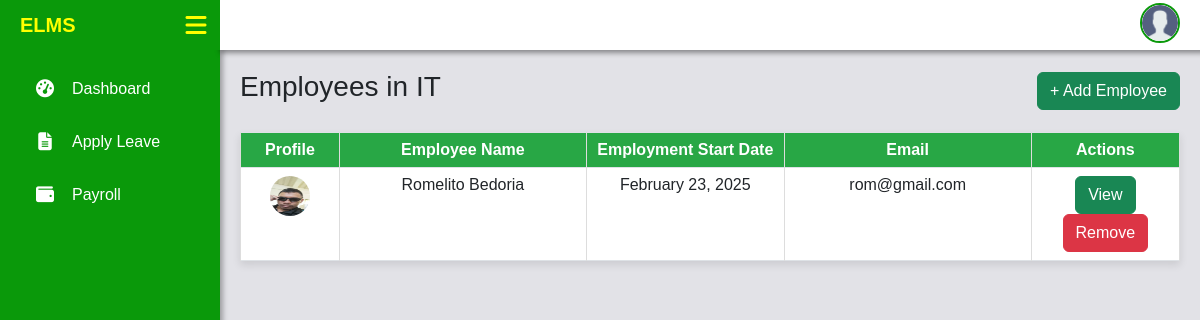
The app's page /admin_section/view_staff.php?department_id=4 with its own data.
### tables this page shows
CREATE TABLE `departments` (
  `id` int(11) NOT NULL,
  `department_name` varchar(100) NOT NULL,
  `department_description` text DEFAULT NULL,
  `created_at` timestamp NOT NULL DEFAULT current_timestamp()
);

CREATE TABLE `users` (
  `user_id` int(11) NOT NULL,
  `first_name` varchar(50) NOT NULL,
  `middle_name` varchar(50) DEFAULT NULL,
  `last_name` varchar(50) NOT NULL,
  `email` varchar(100) NOT NULL,
  `password` varchar(255) NOT NULL,
  `role` enum('Admin','Employee') NOT NULL,
  `gender` enum('Male','Female') NOT NULL,
  `phone` varchar(20) DEFAULT NULL,
  `address` text DEFAULT NULL,
  `birthdate` date DEFAULT NULL,
  `employment_start_date` date DEFAULT NULL,
  `employment_end_date` date DEFAULT NULL,
  `department_id` int(11) DEFAULT NULL,
  `created_at` timestamp NOT NULL DEFAULT current_timestamp(),
  `profile_picture` varchar(255) DEFAULT NULL,
  `employee_type` varchar(50) NOT NULL,
  `salary` decimal(10,2) NOT NULL DEFAULT 0.00,
  `leave_balance` int(11) NOT NULL DEFAULT 0,
  `reset_token` varchar(64) DEFAULT NULL,
  `token_expiry` datetime DEFAULT NULL
);

### admin_section/view_staff.php (the view, shortened to what this page needs)
<?php
    require '../db.php';
    if (isset($_GET['department_id'])) {
        $department_id = $_GET['department_id'];
        $stmt = $pdo->prepare("SELECT department_name FROM departments WHERE id = ?");
        $stmt->execute([$department_id]);
        $department = $stmt->fetch(PDO::FETCH_ASSOC);
        include '../includes/navbar.php';
        $stmt = $pdo->prepare("SELECT * FROM users WHERE department_id = ? AND role = 'Employee'");
        $stmt->execute([$department_id]);
        $employees = $stmt->fetchAll(PDO::FETCH_ASSOC);
    } else {
        echo "Department not found.";
        exit;
    }
?>
<!DOCTYPE html>
<html lang="en">
<head>
    <link rel="stylesheet" href="../assets/bootstrap.min.css">
    <link rel="stylesheet" href="https://cdn.jsdelivr.net/npm/bootstrap@5.3.0/dist/css/bootstrap.min.css">
    <link rel="stylesheet" href="https://cdn.datatables.net/2.2.2/css/dataTables.dataTables.css" />
</head>
<body>
<div class="content" id="content">
    <div class="d-flex justify-content-between align-items-center mb-3">
        <h3>Employees in <?php echo htmlspecialchars($department['department_name']); ?></h3>
        <a href="#" class="btn btn-success" data-bs-toggle="modal" data-bs-target="#addEmployeeModal" id="openAddEmployeeModal">+ Add Employee</a>
    </div>
    <table class="table table-bordered" id="example">
        <thead>
            <tr>
                <th>Profile</th>
                <th>Employee Name</th>
                <th>Employment Start Date</th>
                <th>Email</th>
                <th>Actions</th>
            </tr>
        </thead>
        <tbody>
            <?php foreach ($employees as $employee) : ?>
                <tr>
                    <td>
                    <img src="../files/images/<?php echo !empty($employee['profile_picture']) && file_exists("../files/images/" . $employee['profile_picture'])
                        ? $employee['profile_picture']
                        : "default.png"; ?>"
                        alt="Profile" class="rounded-circle" width="40" height="40"
                        data-bs-toggle="tooltip" title="<?php echo htmlspecialchars($employee['first_name'] . ' ' . $employee['last_name']); ?>">
                    </td>
                    <td><?php echo htmlspecialchars($employee['first_name'] . " " . $employee['last_name']); ?></td>
                    <td><?php echo date("F d, Y", strtotime($employee['employment_start_date'])); ?></td>
                    <td><?php echo htmlspecialchars($employee['email']); ?></td>
                    <td>
                    <a href="view_employee.php?id=<?php echo $employee['user_id']; ?>" class="btn btn-success" target="_blank">View</a>
                        <button class="btn btn-danger remove-employee-btn"
                            data-id="<?php echo $employee['user_id']; ?>"
                            data-name="<?php echo htmlspecialchars($employee['first_name'] . ' ' . $employee['last_name']); ?>">
                            Remove
                        </button>
                    </td>
                </tr>
            <?php endforeach; ?>
        </tbody>
    </table>
</div>
</body>
</html>

### includes/fade_in.php (style rules this page uses)
body { opacity: 0; transition: opacity 1s ease-in; }
body.fade-in { opacity: 1; }

### includes/navbar.php (style rules this page uses)
body { margin: 0; font-family: Arial, sans-serif; }

### admin_section/view_staff.php (style rules this page uses)
body { margin: 0; font-family: Arial, sans-serif; overflow-y: auto; background-color: #e2e2e7; }
.content { margin-left: 220px; padding: 70px 20px 20px 20px; transition: margin-left 0.3s ease-in-out; }
th { background-color: #28a745 !important; color: white !important; }
table { text-align: center; }
table { width: 100%; border-collapse: collapse; background: white; box-shadow: 0 4px 8px rgba(0, 0, 0, 0.1); margin-top: 20px; }
th, td { border: 1px solid #ddd; padding: 10px; text-align: center !important; text-overflow: ellipsis !important; }
th { background-color: #28a745; color: white; text-align: center; }
th:nth-child(1) { width: 10%; }
th:nth-child(2) { width: 25%; }
th:nth-child(3) { width: 20%; }
th:nth-child(4) { width: 25%; maxwidth: 30%; }
th:nth-child(5) { width: 15%; }

### records on screen
departments: department_name "IT"
users: profile_picture (picture), first_name+last_name "Romelito Bedoria", employment_start_date "February 23, 2025", email "rom@gmail.com"
